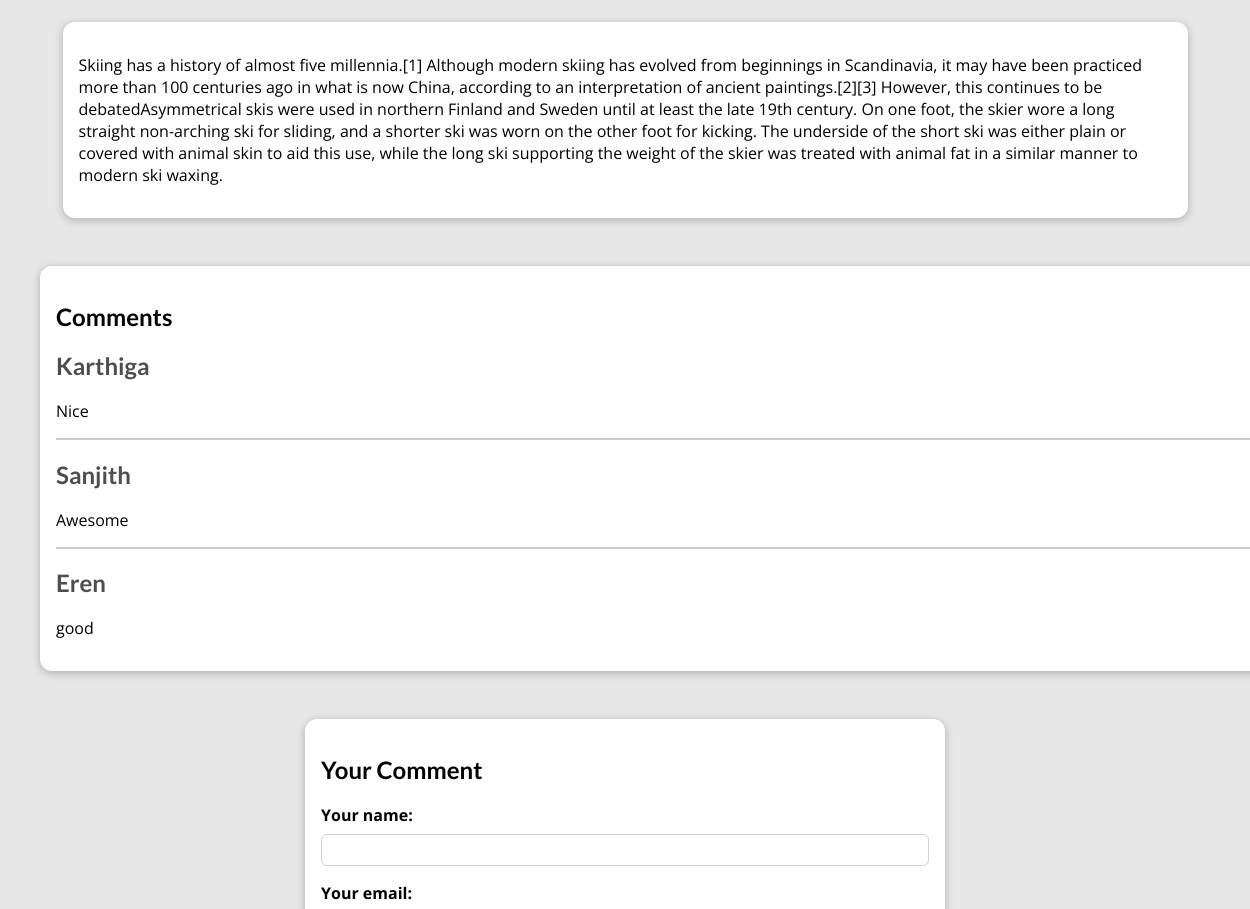
/posts/skiing (middle part), run on an earlier commit of the app's database.
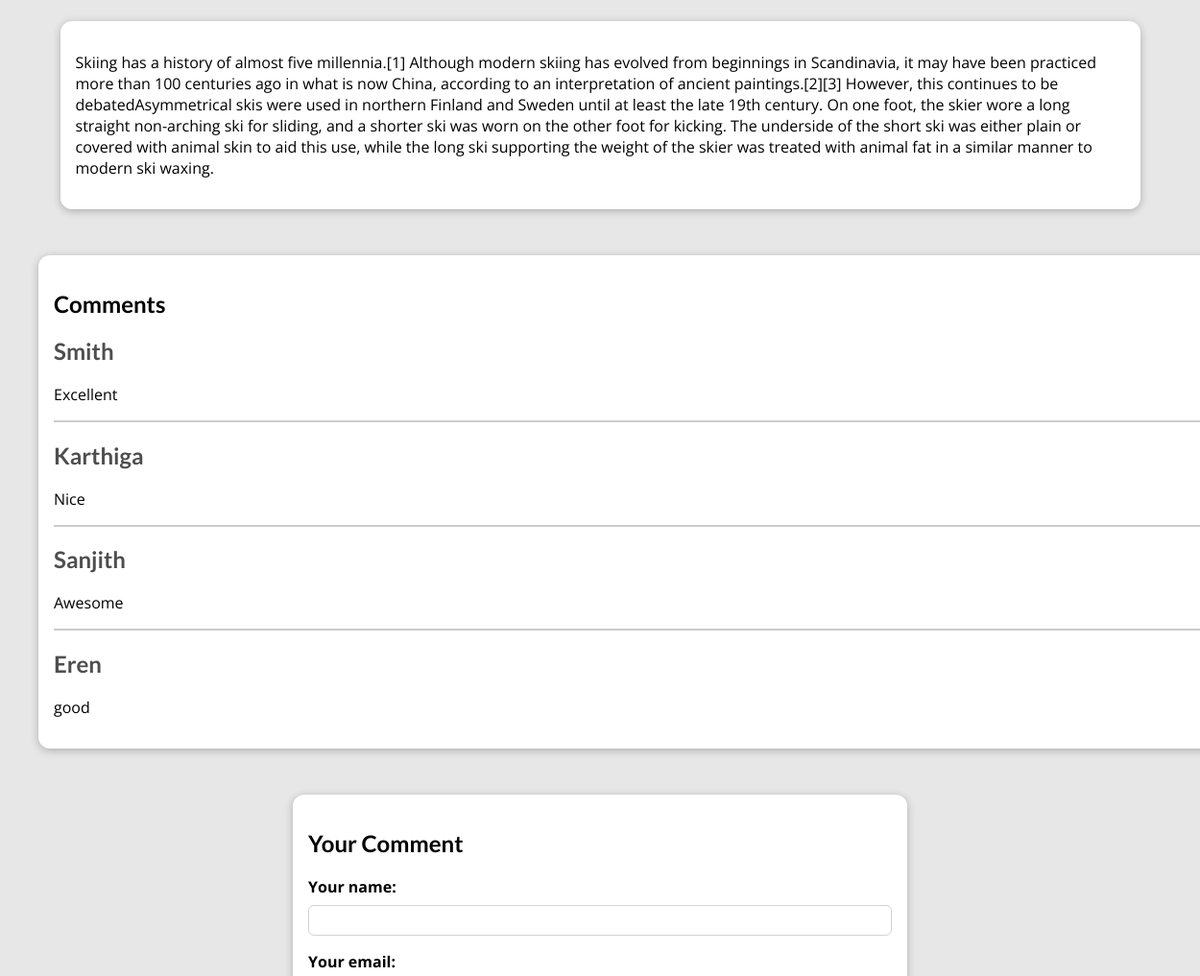
And on a later commit of the database.
### blog/models.py (models this page shows)
class Comments(models.Model):
    user_name = models.CharField(max_length=30)
    user_email = models.EmailField()
    text = models.TextField(max_length=200)
    post = models.ForeignKey(Post,on_delete=models.CASCADE,related_name="comments")

### blog/views.py (the view, shortened to what this page needs)
# urls.py: path('posts/<slug:slug>',views.SinglePostView.as_view(),name='post-detail-page'),
class SinglePostView(View):
    def is_stored_post(self,request,post_id):
        stored_posts = request.session.get("stored_posts")
        if stored_posts is not None:
            is_saved = post_id in stored_posts
        else:
            is_saved = False
        return is_saved
    def get(self,request,slug):
        post = Post.objects.get(slug=slug)
        context = {
            "post":post,
            "tags":post.tags.all(),
            "comment_form":CommentForms(),
            "comments":post.comments.all().order_by("-id"),
            "saved":self.is_stored_post(request,post.id)
        }
        return render(request,"blog/post-detail.html",context)

### blog/forms.py
class CommentForms(forms.ModelForm):
    class Meta:
        model = Comments
        exclude = ("post",)
        labels = {"user_name":"Your name","user_email":"Your email","text":"Your Comment"}

### blog/models.py (called while the page is built)
    def __str__(self):
        return f"{self.first_name} {self.last_name}"

### blog/templates/blog/post-detail.html (shortened to what this page needs)
{% extends 'base.html'%}
{% load static %}
{% block css_files %}
<link rel="stylesheet" href={% static "blog/post-detail.css" %}/>
{% endblock %}
{% block body %}
<main>
    <p>
       {{ post.Content|linebreaks }}
    </p>
</main>
<section id="comments">
    <h1>Comments</h1>
    <ul>
        {% for comment in comments %}
            <li>
                <h2>{{ comment.user_name }}</h2>
                <p>{{ comment.text|linebreaks }}</p>
            </li>
        {% endfor %}
    </ul>
</section>
<section id="comment-form">
    <h2>Your Comment</h2>
    <form aciton="{% url "post-detail-page" post.slug%}" method="POST">
    {% for form_field in comment_form %}
    <div class="form-control {% if form_feild.errors %}invalid{% endif %}">
        {{ form_field.label_tag }}
        {{ form_field }}
    </div>
    {% endfor %}
    </form>
</section>
{% endblock %}

What changed in the data, as far as the page shows it:
added Comments: user_name "Smith", text "Excellent"
